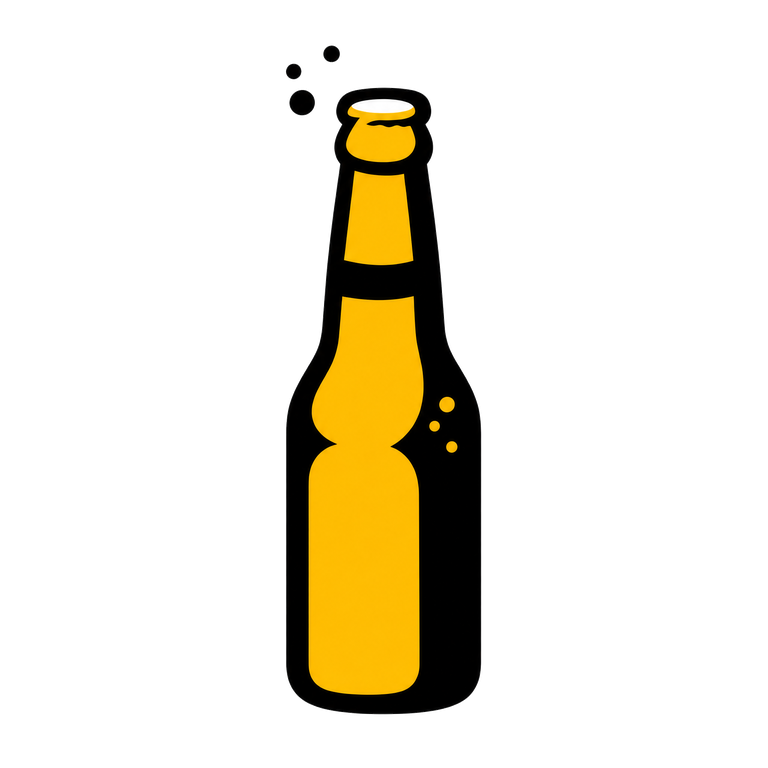
#> input picture assets/images/beer-map-marker.png, 768 x 768 px, found by its file name
$ python remove_marker_checkerboard.py
#> lines starting #> are read from the running program, lines starting #| are printed output that depends on the picture; after the words box and inside, x2 and y2 are one past the last pixel; in counts of white or black regions, pixels touching at a corner belong together
from collections import deque
from pathlib import Path
import numpy as np
from PIL import Image

path = Path('/home/ubuntu/copia-de-tragos-sociales/assets/images/beer-map-marker.png')
image = Image.open(path).convert('RGBA')
#> image is the input picture: PIL image 768x768 RGBA; mean R, G, B, A 21.9, 16.5, 1.3, 41.5
arr = np.array(image)
rgb = arr[:, :, :3]
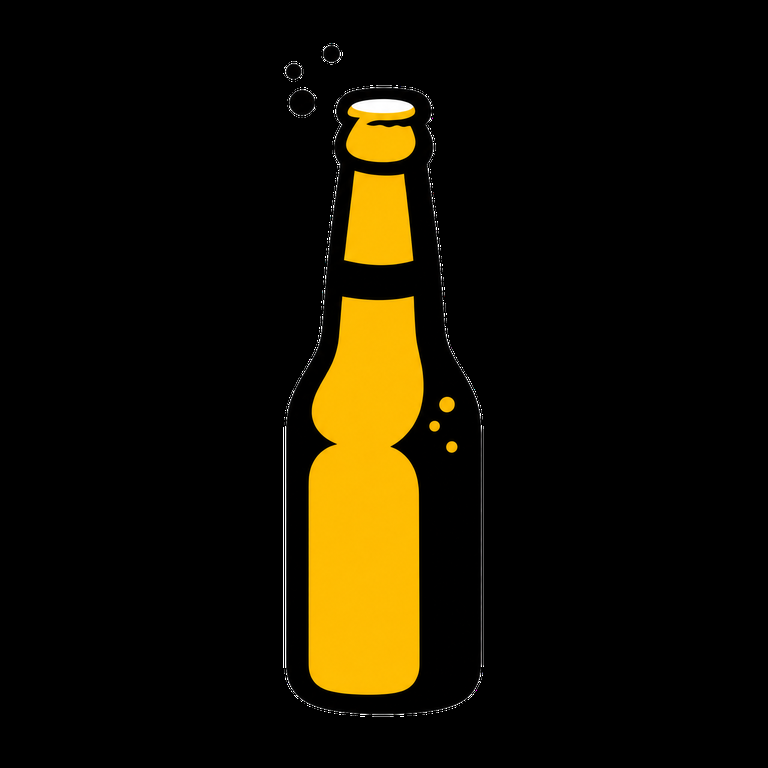
#> rgb: shape (768, 768, 3); mean R, G, B 21.9, 16.5, 1.3
# El asset entregado trae un tablero gris claro en lugar de alfa. Solo se considera
# fondo el gris claro conectado con el borde; la espuma blanca queda protegida por el contorno negro.
background = (rgb.min(axis=2) > 225) & ((rgb.max(axis=2) - rgb.min(axis=2)) < 16)
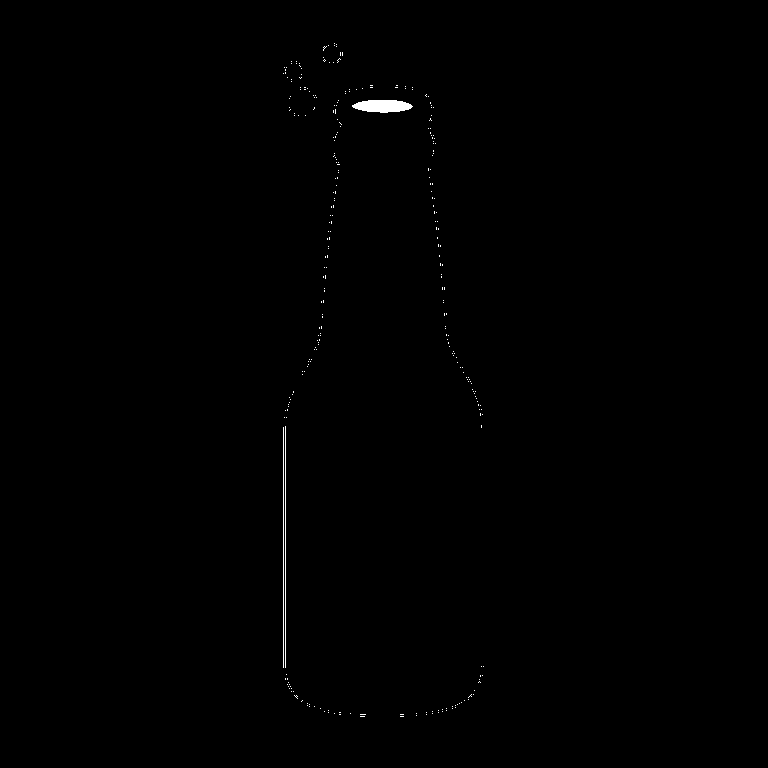
#> background: shape (768, 768) bool; 0.26% white; 300 white regions (297 under 20 px), largest, box (x1, y1, x2, y2) and area: (352, 100, 413, 113) 599, (285, 426, 286, 668) 242, (283, 427, 284, 668) 241
h, w = background.shape
#> h = 768; w = 768
seen = np.zeros((h, w), dtype=bool)
queue = deque()
for x in range(w):
    if background[0, x]: queue.append((0, x))
    if background[h - 1, x]: queue.append((h - 1, x))
for y in range(h):
    if background[y, 0]: queue.append((y, 0))
    if background[y, w - 1]: queue.append((y, w - 1))
while queue:
    y, x = queue.popleft()
    if seen[y, x] or not background[y, x]:
        continue
    seen[y, x] = True
    for ny, nx in ((y - 1, x), (y + 1, x), (y, x - 1), (y, x + 1)):
        if 0 <= ny < h and 0 <= nx < w and not seen[ny, nx] and background[ny, nx]:
            queue.append((ny, nx))
#> this loop made 0 passes
#> seen: shape (768, 768) bool; every value is 0
arr[seen, 3] = 0
Image.fromarray(arr, 'RGBA').save(path)
print('saved', path, 'mode=RGBA', 'removed_pixels=', int(seen.sum()))
#| saved /home/ubuntu/copia-de-tragos-sociales/assets/images/beer-map-marker.png mode=RGBA removed_pixels= 0

$ run again, with assets/images/events-speaker.jpg saved as assets/images/beer-map-marker.png
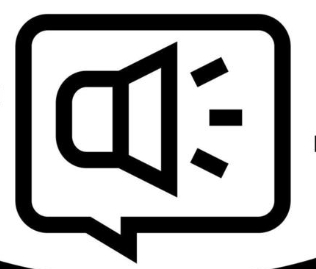
#> input picture assets/images/events-speaker.jpg, 316 x 269 px, found by its file name
#> rgb is the input picture: shape (269, 316, 3); min 0, max 255, mean 180.9
#> `background = (rgb.min(axis=2) > 225) & ((rgb.max(axis=2) - rgb.min(axi..`:
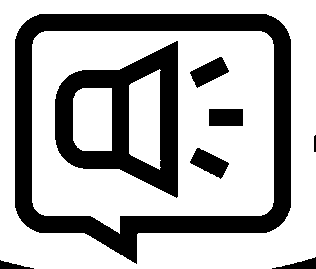
#> background: shape (269, 316) bool; 69.1% white; 8 black regions, largest, box (x1, y1, x2, y2) and area: (15, 14, 291, 264) 15614, (55, 41, 178, 198) 8413, (190, 57, 229, 88) 627
#> the loop `while queue:` made 48207 passes
#> (y, x) on passes 1 to 3: (0, 0), (0, 1), (0, 2)
#> after the loop `while queue:`:
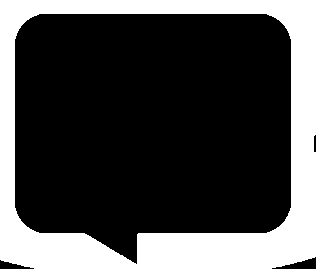
#> seen: shape (269, 316) bool; 28.4% white; 1 white region, box (x1, y1, x2, y2) and area: (0, 0, 316, 269) 24133
#| saved /home/ubuntu/copia-de-tragos-sociales/assets/images/beer-map-marker.png mode=RGBA removed_pixels= 24133
